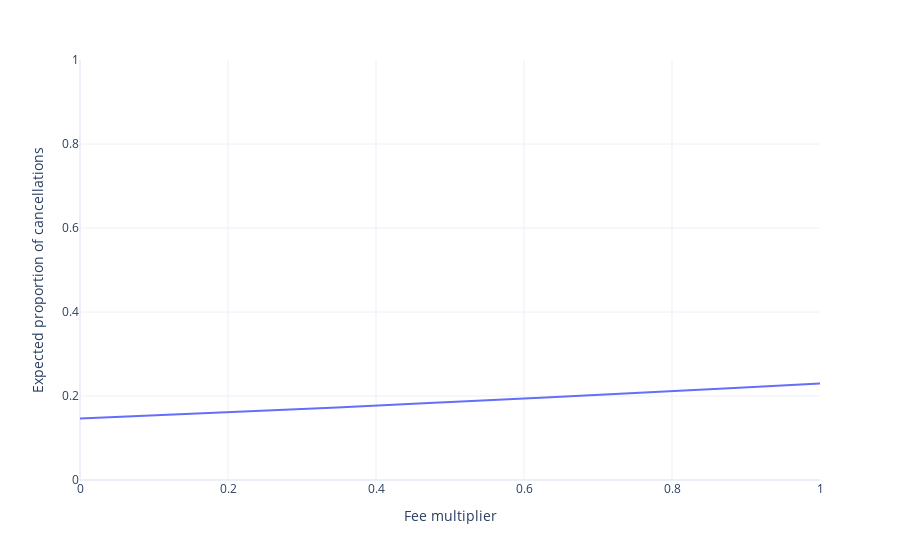

The cell this chart's notebook holds for it:
### Code cell
fig = px.line(x=epss, y=mean_preds)
fig.update_layout(template = 'plotly_white', yaxis_title = 'Expected proportion of '
                                                           'cancellations', xaxis_title = 
'Fee multiplier', yaxis_range=[0,1])

### Figure 1 — Plotly figure (JSON) as saved in the notebook; plotly's stock layout.template omitted (floating-point values rounded to 4 significant figures; data arrays with more than 128 entries replaced by an {"elided": "..."} marker saying what was removed)
{"data": [{"hovertemplate": "x=%{x}<br>y=%{y}<extra></extra>", "legendgroup": "", "line": {"color": "#636efa", "dash": "solid"}, "marker": {"symbol": "circle"}, "mode": "lines", "name": "", "orientation": "v", "showlegend": false, "x": {"elided": "1000 float values"}, "xaxis": "x", "y": {"elided": "1000 float values"}, "yaxis": "y", "type": "scatter"}], "layout": {"xaxis": {"anchor": "y", "domain": [0.0, 1.0], "title": {"text": "Fee multiplier"}}, "yaxis": {"anchor": "x", "domain": [0.0, 1.0], "title": {"text": "Expected proportion of cancellations"}, "range": [0, 1]}, "legend": {"tracegroupgap": 0}, "margin": {"t": 60}}}
